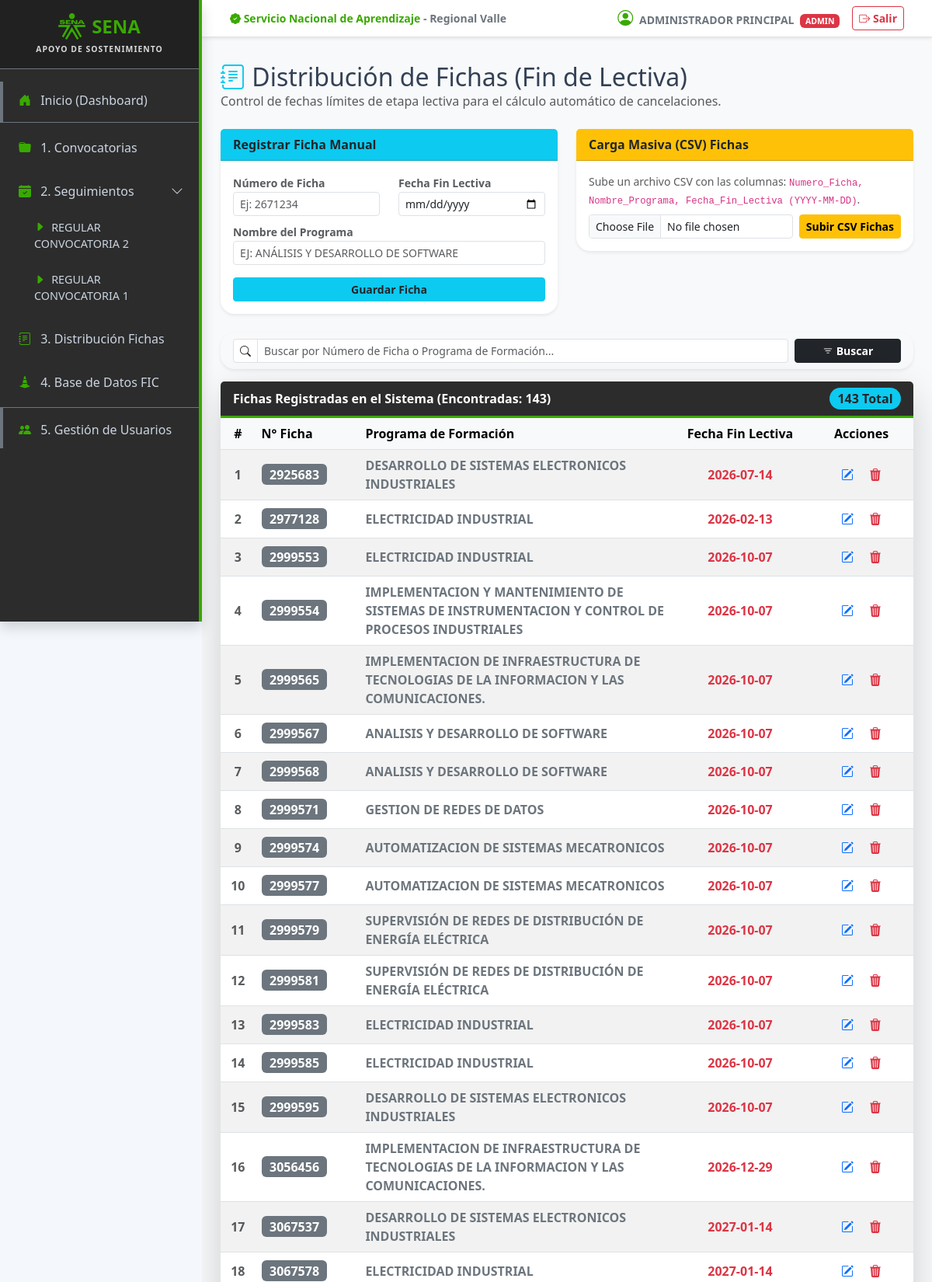
Screenshot of /modules/fichas/index.php (signed in, upper part) with the database file from the repository.
### tables this page shows
CREATE TABLE `convocatorias` (
  `id` int(10) UNSIGNED NOT NULL,
  `nombre` varchar(150) NOT NULL,
  `periodo` varchar(30) NOT NULL,
  `cupos` int(10) UNSIGNED NOT NULL DEFAULT 0,
  `presupuesto` decimal(15,2) NOT NULL DEFAULT 0.00,
  `created_at` timestamp NOT NULL DEFAULT current_timestamp()
);

CREATE TABLE `distribucion_fichas` (
  `id` int(10) UNSIGNED NOT NULL,
  `numero_ficha` varchar(40) NOT NULL,
  `programa` varchar(250) NOT NULL,
  `nombre_programa` varchar(200) NOT NULL,
  `fecha_inicio` date NOT NULL,
  `fecha_fin_lectiva` date NOT NULL,
  `fecha_fin_ficha` date NOT NULL
);

### modules/fichas/index.php (the view, shortened to what this page needs)
<?php
require_once '../../config/database.php';
require_once '../../includes/header.php';
$es_visualizador = (isset($_SESSION['rol']) && $_SESSION['rol'] === 'visualizador');
$busqueda = trim($_GET['q'] ?? '');
$columna_programa = 'nombre_programa';
try {
    $stmtCols = $pdo->query("SHOW COLUMNS FROM distribucion_fichas");
    $columnas_bd = $stmtCols->fetchAll(PDO::FETCH_COLUMN);
    if (in_array('programa', $columnas_bd)) {
        $columna_programa = 'programa';
    } elseif (in_array('nombre', $columnas_bd)) {
        $columna_programa = 'nombre';
    } elseif (in_array('programa_formacion', $columnas_bd)) {
        $columna_programa = 'programa_formacion';
    } elseif (in_array('nombre_programa', $columnas_bd)) {
        $columna_programa = 'nombre_programa';
    }
} catch (Exception $e) {
    $columna_programa = 'nombre_programa';
}
$sqlFichas = "SELECT * FROM distribucion_fichas";
$paramsFichas = [];
$sqlFichas .= " ORDER BY numero_ficha ASC";
$stmtFichas = $pdo->prepare($sqlFichas);
$stmtFichas->execute($paramsFichas);
$lista_fichas = $stmtFichas->fetchAll(PDO::FETCH_ASSOC);
?>
<div class="d-flex justify-content-between align-items-center mb-4">
    <div>
        <h2 class="mb-0"><i class="bi bi-journal-text text-info"></i> Distribución de Fichas (Fin de Lectiva)</h2>
        <p class="text-muted mb-0">Control de fechas límites de etapa lectiva para el cálculo automático de cancelaciones.</p>
    </div>
</div>
<?php if (!$es_visualizador): ?>
<div class="row mb-4">
    <div class="col-xl-6 mb-3 mb-xl-0">
        <div class="card shadow-sm border-info h-100">
            <div class="card-header bg-info text-dark fw-bold py-2">Registrar Ficha Manual</div>
            <div class="card-body">
                <form method="POST">
                    <div class="row">
                        <div class="col-md-6 mb-2">
                            <label class="small text-muted fw-bold">Número de Ficha</label>
                            <input type="text" name="numero_ficha" class="form-control form-control-sm" placeholder="Ej: 2671234" required>
                        </div>
                        <div class="col-md-6 mb-2">
                            <label class="small text-muted fw-bold">Fecha Fin Lectiva</label>
                            <input type="date" name="fecha_fin_lectiva" class="form-control form-control-sm" required>
                        </div>
                        <div class="col-12 mb-2">
                            <label class="small text-muted fw-bold">Nombre del Programa</label>
                            <input type="text" name="nombre_programa" class="form-control form-control-sm text-uppercase" placeholder="Ej: Análisis y Desarrollo de Software" required>
                        </div>
                    </div>
                    <button type="submit" name="guardar_ficha_manual" class="btn btn-info btn-sm w-100 fw-bold text-dark mt-2">Guardar Ficha</button>
                </form>
            </div>
        </div>
    </div>
    <div class="col-xl-6">
        <div class="card shadow-sm border-warning h-100">
            <div class="card-header bg-warning text-dark fw-bold py-2">Carga Masiva (CSV) Fichas</div>
            <div class="card-body d-flex flex-column justify-content-center">
                <p class="small text-muted mb-2">Sube un archivo CSV con las columnas: <code>Numero_Ficha, Nombre_Programa, Fecha_Fin_Lectiva (YYYY-MM-DD)</code>.</p>
                <form method="POST" enctype="multipart/form-data" class="d-flex gap-2">
                    <input type="file" name="archivo_csv" class="form-control form-control-sm" accept=".csv" required>
                    <button type="submit" name="subir_fichas_csv" class="btn btn-warning btn-sm fw-bold text-nowrap">Subir CSV Fichas</button>
                </form>
            </div>
        </div>
    </div>
</div>
<?php endif; ?>
<div class="card shadow-sm mb-3 bg-light border-0">
    <div class="card-body py-2">
        <form method="GET" class="row g-2 align-items-center">
            <div class="col-md-10">
                <div class="input-group input-group-sm">
                    <span class="input-group-text bg-white"><i class="bi bi-search"></i></span>
                    <input type="text" name="q" class="form-control" placeholder="Buscar por Número de Ficha o Programa de Formación..." value="<?= htmlspecialchars($busqueda) ?>">
                </div>
            </div>
            <div class="col-md-2 d-flex gap-1">
                <button type="submit" class="btn btn-sm btn-dark fw-bold w-100"><i class="bi bi-filter"></i> Buscar</button>
            </div>
        </form>
    </div>
</div>
<div class="row">
    <div class="col-12">
        <div class="card shadow-sm border-0 shadow-lg">
            <div class="card-header bg-dark text-white fw-bold d-flex justify-content-between align-items-center">
                <span>Fichas Registradas en el Sistema (Encontradas: <?= count($lista_fichas) ?>)</span>
                <span class="badge bg-info text-dark fs-6 rounded-pill"><?= count($lista_fichas) ?> Total</span>
            </div>
            <div class="card-body p-0">
                <div class="table-responsive">
                    <table class="table table-hover table-striped mb-0 align-middle">
                        <thead class="table-light">
                            <tr>
                                <th class="text-center" style="width: 5%;">#</th>
                                <th style="width: 15%;">N° Ficha</th>
                                <th>Programa de Formación</th>
                                <th class="text-center" style="width: 20%;">Fecha Fin Lectiva</th>
                                <?php if (!$es_visualizador): ?><th class="text-center" style="width: 15%;">Acciones</th><?php endif; ?>
                            </tr>
                        </thead>
                        <tbody>
                            <?php $item = 1; foreach ($lista_fichas as $f):
                                $programa_val = $f[$columna_programa] ?? ($f['nombre_programa'] ?? ($f['programa'] ?? ($f['nombre'] ?? 'SIN PROGRAMA')));
                            ?>
                            <tr>
                                <td class="text-center fw-bold text-muted"><?= $item++ ?></td>
                                <td class="fw-bold text-dark"><span class="badge bg-secondary fs-6"><?= htmlspecialchars($f['numero_ficha']) ?></span></td>
                                <td class="fw-bold text-uppercase text-secondary"><?= htmlspecialchars($programa_val) ?></td>
                                <td class="text-center fw-bold text-danger"><?= htmlspecialchars($f['fecha_fin_lectiva']) ?></td>
                                <?php if (!$es_visualizador): ?>
                                <td class="text-center">
                                    <div class="d-flex justify-content-center gap-1">
                                        <button type="button" class="btn btn-sm btn-outline-primary border-0" data-bs-toggle="modal" data-bs-target="#modalEditar_<?= $f['id'] ?>" title="Editar Ficha">
                                            <i class="bi bi-pencil-square fs-6"></i>
                                        </button>
                                        <form method="POST" class="m-0" onsubmit="return confirm('¿Estás seguro de eliminar la ficha <?= $f['numero_ficha'] ?>?');">
                                            <button type="submit" name="eliminar_ficha_id" class="btn btn-sm btn-outline-danger border-0" title="Eliminar ficha">
                                                <i class="bi bi-trash3-fill fs-6"></i>
                                            </button>
                                        </form>
                                    </div>
                                </td>
                                <?php endif; ?>
                            </tr>
                            <?php endforeach; ?>
                        </tbody>
                    </table>
                </div>
            </div>
        </div>
    </div>
</div>
<?php require_once '../../includes/footer.php'; ?>

### includes/header.php (shortened to what this page needs)
<?php
$rol_actual =$_SESSION['rol'] ?? 'visualizador';
$nombre_usuario =$_SESSION['nombre'] ?? 'Usuario';
if (isset($pdo)) {
    $stmtSidebar =$pdo->query("SELECT id, nombre FROM convocatorias ORDER BY id DESC");
    $lista_convocatorias =$stmtSidebar->fetchAll(PDO::FETCH_ASSOC);
} else {
    $lista_convocatorias = [];
}
?>
<!DOCTYPE html>
<html lang="es">
<head>
    <link href="https://cdn.jsdelivr.net/npm/bootstrap@5.3.0/dist/css/bootstrap.min.css" rel="stylesheet">
    <link rel="stylesheet" href="https://cdn.jsdelivr.net/npm/bootstrap-icons@1.10.5/font/bootstrap-icons.css">
    <link rel="stylesheet" href="/seguimiento-regular/assets/css/sena.css">
</head>
<body>
<div class="d-flex" id="wrapper">
    <div class="text-white shadow" id="sidebar-wrapper">
        <div class="py-3 text-center border-bottom border-secondary mb-3 bg-black bg-opacity-25 px-2">
            <div class="d-flex align-items-center justify-content-center gap-2 mb-1">
                <img src="/seguimiento-regular/assets/img/logo_sena.webp" alt="Logo SENA" style="width: 35px; height: auto;">
                <span class="fw-bold fs-4 text-success m-0">SENA</span>
            </div>
            <div class="text-uppercase text-light small fw-bold" style="font-size: 0.65em; letter-spacing: 1px; opacity: 0.85;">
                Apoyo de Sostenimiento
            </div>
        </div>
        <a href="/seguimiento-regular/index.php" class="sidebar-link border-bottom border-secondary pb-3">
            <i class="bi bi-house-door-fill me-2 text-success"></i> Inicio (Dashboard)
        </a>
        <a href="/seguimiento-regular/modules/convocatorias/index.php" class="sidebar-link mt-2">
            <i class="bi bi-folder-fill me-2 text-success"></i> 1. Convocatorias
        </a>
        <div class="mt-2">
            <a href="#menuSeguimiento" data-bs-toggle="collapse" class="sidebar-link d-flex justify-content-between align-items-center">
                <span><i class="bi bi-calendar-check-fill me-2 text-success"></i> 2. Seguimientos</span>
                <i class="bi bi-chevron-down"></i>
            </a>
            <div class="collapse show" id="menuSeguimiento">
                <?php foreach ($lista_convocatorias as$c): ?>
                    <a href="/seguimiento-regular/modules/seguimiento/index.php?convocatoria_id=<?= $c['id'] ?>" class="sidebar-link submenu-link">
                        <i class="bi bi-caret-right-fill me-1 text-success"></i> <?= htmlspecialchars($c['nombre']) ?>
                    </a>
                <?php endforeach; ?>
            </div>
        </div>
        <div class="mt-2">
            <a href="/seguimiento-regular/modules/fichas/index.php" class="sidebar-link">
                <i class="bi bi-journal-text me-2 text-success"></i> 3. Distribución Fichas
            </a>
        </div>
        <div class="mt-2">
            <a href="/seguimiento-regular/modules/fic/index.php" class="sidebar-link">
                <i class="bi bi-cone-striped me-2 text-success"></i> 4. Base de Datos FIC
            </a>
        </div>
        <?php if ($rol_actual === 'admin'): ?>
        <div class="mt-2">
            <a href="/seguimiento-regular/modules/usuarios/index.php" class="sidebar-link border-top border-secondary pt-3">
                <i class="bi bi-people-fill me-2 text-success"></i> 5. Gestión de Usuarios
            </a>
        </div>
        <?php endif; ?>
    </div>
    <div id="page-content-wrapper" class="w-100 bg-light">
        <nav class="navbar navbar-expand-lg navbar-light bg-white border-bottom px-4 py-2 shadow-sm mb-4">
            <div class="container-fluid d-flex justify-content-between align-items-center">
                <div class="text-secondary small fw-bold">
                    <span class="text-success"><i class="bi bi-patch-check-fill"></i> Servicio Nacional de Aprendizaje</span> - Regional Valle
                </div>
                <div class="d-flex align-items-center gap-3">
                    <span class="text-secondary small">
                        <i class="bi bi-person-circle fs-5 me-1 text-success"></i>
                        <b><?= htmlspecialchars($nombre_usuario) ?></b>
                        <span class="badge bg-<?= $rol_actual === 'admin' ? 'danger' : ($rol_actual === 'gestor' ? 'success' : 'warning text-dark') ?> text-uppercase ms-1">
                            <?= $rol_actual ?>
                        </span>
                    </span>
                    <a href="/seguimiento-regular/logout.php" class="btn btn-outline-danger btn-sm fw-bold">
                        <i class="bi bi-box-arrow-right"></i> Salir
                    </a>
                </div>
            </div>
        </nav>
        <div class="container-fluid px-4 py-2">

### assets/css/sena.css (style rules this page uses)
:root { --sena-verde: #39A900; --sena-verde-dark: #2d8500; --sena-gris-oscuro: #2C2C2C; }
html, body { height: 100%; margin: 0; background-color: #f4f7fb !important; font-family: 'Segoe UI', Tahoma, Geneva, Verdana, sans-serif; color: #334155; }
#wrapper { display: flex; width: 100%; min-height: 100vh; align-items: stretch; }
#sidebar-wrapper { width: 260px; min-width: 260px; background-color: var(--sena-gris-oscuro) !important; border-right: 4px solid var(--sena-verde); position: sticky; top: 0; height: 100vh; overflow-y: auto; z-index: 1000; }
.sidebar-link { color: #cbd5e1; text-decoration: none; display: block; padding: 12px 20px; transition: 0.2s ease-in-out; border-left: 4px solid transparent; }
.submenu-link { padding-left: 40px; font-size: 0.9em; }
#page-content-wrapper { width: 100%; min-height: 100vh; overflow-x: hidden; display: flex; flex-direction: column; background-color: #f4f7fb; }
#page-content-wrapper > .container-fluid:last-child { flex: 1; }
.card { border: 0; border-radius: 18px; box-shadow: 0 8px 24px rgba(20,40,80,.08); height: auto !important; }
.card-header.bg-dark { background-color: var(--sena-gris-oscuro) !important; border-bottom: 3px solid var(--sena-verde); }
.text-success { color: var(--sena-verde) !important; }

### rows the page displays
convocatorias: nombre "REGULAR CONVOCATORIA 2"
convocatorias: nombre "REGULAR CONVOCATORIA 1"
distribucion_fichas: numero_ficha "2925683", programa "DESARROLLO DE SISTEMAS ELECTRONICOS INDUSTRIALES", fecha_fin_lectiva "2026-07-14"
distribucion_fichas: numero_ficha "2977128", programa "ELECTRICIDAD INDUSTRIAL", fecha_fin_lectiva "2026-02-13"
distribucion_fichas: numero_ficha "2999553", programa "ELECTRICIDAD INDUSTRIAL", fecha_fin_lectiva "2026-10-07"
distribucion_fichas: numero_ficha "2999554", programa "IMPLEMENTACION Y MANTENIMIENTO DE SISTEMAS DE INSTRUMENTACION Y CONTROL DE PROCESOS INDUSTRIALES", fecha_fin_lectiva "2026-10-07"
distribucion_fichas: numero_ficha "2999565", programa "IMPLEMENTACION DE INFRAESTRUCTURA DE TECNOLOGIAS DE LA INFORMACION Y LAS COMUNICACIONES.", fecha_fin_lectiva "2026-10-07"
distribucion_fichas: numero_ficha "2999567", programa "ANALISIS Y DESARROLLO DE SOFTWARE", fecha_fin_lectiva "2026-10-07"
distribucion_fichas: numero_ficha "2999568", programa "ANALISIS Y DESARROLLO DE SOFTWARE", fecha_fin_lectiva "2026-10-07"
distribucion_fichas: numero_ficha "2999571", programa "GESTION DE REDES DE DATOS", fecha_fin_lectiva "2026-10-07"
distribucion_fichas: numero_ficha "2999574", programa "AUTOMATIZACION DE SISTEMAS MECATRONICOS", fecha_fin_lectiva "2026-10-07"
distribucion_fichas: numero_ficha "2999577", programa "AUTOMATIZACION DE SISTEMAS MECATRONICOS", fecha_fin_lectiva "2026-10-07"
distribucion_fichas: numero_ficha "2999579", programa "SUPERVISIÓN DE REDES DE DISTRIBUCIÓN DE ENERGÍA ELÉCTRICA", fecha_fin_lectiva "2026-10-07"
distribucion_fichas: numero_ficha "2999581", programa "SUPERVISIÓN DE REDES DE DISTRIBUCIÓN DE ENERGÍA ELÉCTRICA", fecha_fin_lectiva "2026-10-07"
distribucion_fichas: numero_ficha "2999583", programa "ELECTRICIDAD INDUSTRIAL", fecha_fin_lectiva "2026-10-07"
distribucion_fichas: numero_ficha "2999585", programa "ELECTRICIDAD INDUSTRIAL", fecha_fin_lectiva "2026-10-07"
distribucion_fichas: numero_ficha "2999595", programa "DESARROLLO DE SISTEMAS ELECTRONICOS INDUSTRIALES", fecha_fin_lectiva "2026-10-07"
distribucion_fichas: numero_ficha "3056456", programa "IMPLEMENTACION DE INFRAESTRUCTURA DE TECNOLOGIAS DE LA INFORMACION Y LAS COMUNICACIONES.", fecha_fin_lectiva "2026-12-29"
distribucion_fichas: numero_ficha "3067537", programa "DESARROLLO DE SISTEMAS ELECTRONICOS INDUSTRIALES", fecha_fin_lectiva "2027-01-14"
distribucion_fichas: numero_ficha "3067578", programa "ELECTRICIDAD INDUSTRIAL", fecha_fin_lectiva "2027-01-14"

### other values shown
$nombre_usuario "ADMINISTRADOR PRINCIPAL"
$rol_actual "ADMIN"
count($lista_fichas) "143"
